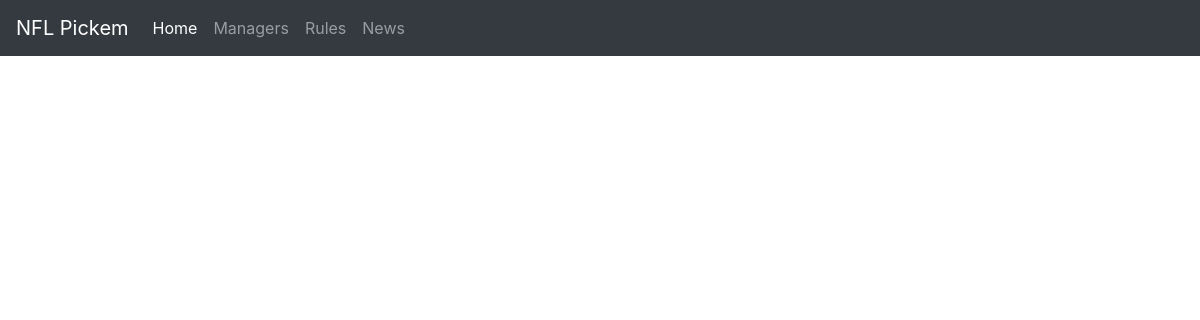
The page /news/ on the database as committed earlier.
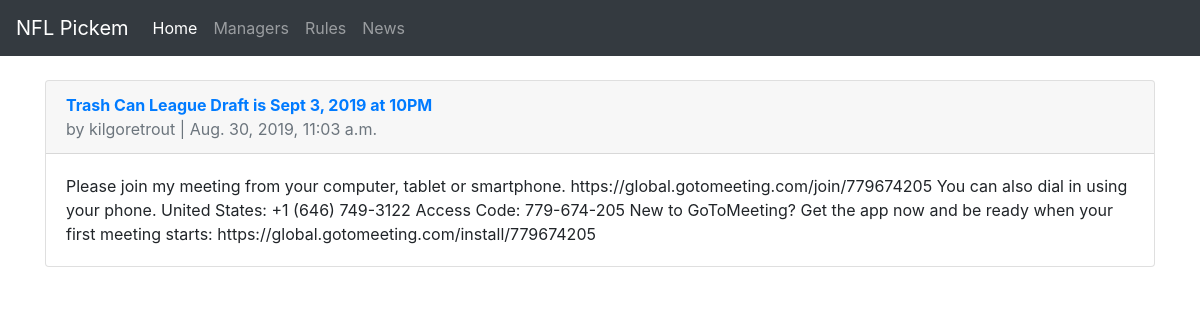
The same page on the database as committed later.
### announcements/models.py (models this page shows, shortened)
class Post(models.Model):
    title = models.CharField(max_length=150)
    body = models.TextField()
    date = models.DateTimeField(auto_now_add=True)
    author = models.ForeignKey(CustomUser, on_delete=models.CASCADE)

### users/models.py (models this page shows, shortened)
class CustomUser(AbstractUser):
    username = models.CharField(max_length=50, unique=True)
    favorite_team = models.CharField(max_length=100)
    email = models.EmailField(unique=True, verbose_name="Email Address")
    first_name = models.CharField(max_length=25)
    last_name = models.CharField(max_length=25)
    def __str__(self):
        return self.username

### announcements/views.py (the view)
# urls.py: path('', NewsListView.as_view(), name='news-list'),
class NewsListView(ListView):
    model = Post
    template_name = 'news_list.html'

### templates/news_list.html (shortened to what this page needs)
{% extends 'base.html' %}
{% block content %}
  {% for post in object_list %}
    <div class="card">
        <div class="card-header">
            <span class="font-weight-bold"><a href="{% url 'news-detail' post.pk %}">{{ post.title }}</a></span><br>
            <span class="text-muted">by {{ post.author }} | {{ post.date }}</span>
        </div>
        <div class="card-body">
            {{ post.body }}
        </div>
    </div>
    <br />
  {% endfor %}
{% endblock content %}

### templates/base.html (shortened to what this page needs)
<!doctype html>
<html lang="en">
  <head>
    <link rel="stylesheet" href="https://stackpath.bootstrapcdn.com/bootstrap/4.1.3/css/bootstrap.min.css">
  </head>
  <body>
    <nav class="navbar navbar-expand-md navbar-dark bg-dark mb-4">
      <a class="navbar-brand" href="{% url 'home' %}">NFL Pickem</a>
      <div class="collapse navbar-collapse" id="navbarNav">
    <ul class="navbar-nav">
      <li class="nav-item active">
        <a class="nav-link" href="{% url 'home' %}">Home <span class="sr-only">(current)</span></a>
      </li>
      <li class="nav-item">
        <a class="nav-link" href="{% url 'team-list' %}">Managers</a>
      </li>
      <li class="nav-item">
        <a class="nav-link" href="{% url 'rules' %}">Rules</a>
      </li>
      <li class="nav-item">
        <a class="nav-link" href="{% url 'news-list' %}">News</a>
      </li>
    </ul>
  </div>
    </nav>
    <div class="container">
      {% block content %}
      {% endblock content %}
    </div>
  </body>
</html>

Rows that differ between the two databases and show on the page:
added Post: title "Trash Can League Draft is Sept 3, 2019 at 10PM", author "kilgoretrout", date "Aug. 30, 2019, 11:03 a.m.", body "Please join my meeting from your computer, tablet or smartphone. https://global.gotomeeting.com/join/779674205 You can also dial in using your phone. United States: +1 (646) 749-3122 Access Code: 779-674-205 New to GoToMeeting? Get the app now and be ready when your first meeting starts: https://global.gotomeeting.com/install/779674205"
